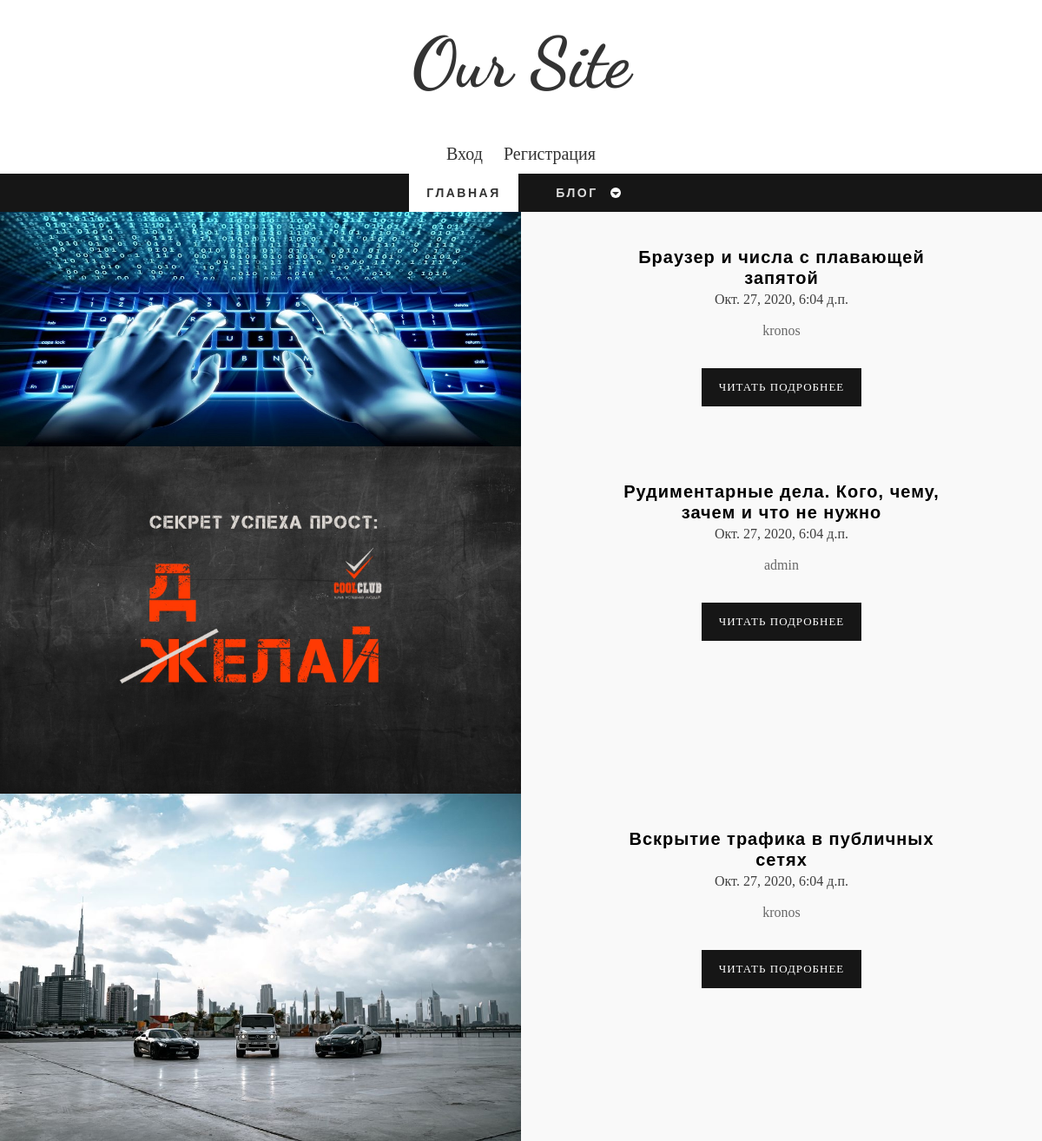
The page / on the database its author committed.
### blog/models.py (models this page shows)
class Post(models.Model):
    title = models.CharField("Название", max_length=100)
    text = models.TextField("Текст")
    date = models.DateTimeField("Дата публикации", default=timezone.now)
    author = models.ForeignKey(User, verbose_name="Автор", on_delete=models.CASCADE)
    image = models.ImageField("Изображение", default='', upload_to='posts/')
    class Meta():
        verbose_name = "Пост"
        verbose_name_plural = "Посты"

### blog/views.py (the view)
# urls.py: path('', views.HomeListView.as_view(), name='home-page'),
class HomeListView(ListView):
    model = Post
    template_name = 'blog/home.html'
    context_object_name = 'posts'
    def get_queryset(self):
        return Post.objects.order_by('-date')[:3]
    def get_context_data(self, **kwargs):
        ctx = super(HomeListView, self).get_context_data(**kwargs)
        ctx['title'] = 'Главная страница'
        return ctx

### blog/templates/blog/home.html
{% extends 'blog/main.html' %}
        {% block content %}
			<div class="wrap-container">
				<section class="content-box box-style-1 box-4">
					<div class="zerogrid" style="width: 100%">
                        <div class="wrap-box">
                            {% for post in posts %}
                                <div class="row">
                                    <article>
                                        <div class="col-1-2">
                                            <img src="{{ post.image.url }}" alt="">
                                        </div>
                                        <div class="col-1-2">
                                            <div class="entry-content t-center">
                                                <h3>{{ post.title }}</h3>
                                                <span>{{ post.date }}</span>
                                                <p>{{ post.author }}</p>
                                                <center><a class="button " href="{% url 'single-page' post.id %}">Читать подробнее</a></center>
                                            </div>
                                        </div>
                                    </article>
                                </div>
                            {% endfor %}
						</div>
					</div>
				</section>
			</div>
        {% endblock%}

### blog/templates/blog/main.html (shortened to what this page needs)
{% load static %}
<!DOCTYPE html>
<html lang="en">
<head>
  	<link rel="stylesheet" href="{% static 'blog/css/zerogrid.css' %}">
	<link rel="stylesheet" href="{% static 'blog/css/style.css' %}">
    <link href="{% static 'blog/font-awesome/css/font-awesome.min.css' %}" rel="stylesheet" type="text/css">
	<link rel="stylesheet" href="{% static 'blog/css/menu.css' %}">
    <link href="{% static 'blog/owl-carousel/owl.carousel.css' %}" rel="stylesheet">
</head>
<body class="home-page">
	<div class="wrap-body">
		<header class="">
			<div class="logo">
				<a href="{% url 'home-page' %}">Our Site</a>
			</div>
			{% if user.is_authenticated %}
			<div class="menu_reg">
				<a href="{% url 'profile' %}">Профиль</a>
				<a href="{% url 'logout' %}">Выход</a>
			</div>
			{% else %}
			<div class="menu_reg">
				<a href="{% url 'login' %}">Вход</a>
				<a href="{% url 'reg' %}">Регистрация</a>
			{% endif %}
			</div>
			<div id="cssmenu" class="align-center">
				<ul>
					<li class="active"><a href="{% url 'home-page' %}"><span>Главная</span></a></li>
					<li class="has-sub"><a href="{% url 'blog-page' %}"><span>Блог</span></a></li>
				</ul>
			</div>
        </header>
        <section id="container">
            {% block content %}
            {% endblock%}
        </section>
	</div>
</body>
</html>

### blog/static/blog/css/zerogrid.css (style rules this page uses)
.zerogrid { width: 1000px; position: relative; margin: 0 auto; padding: 0px; }
.zerogrid:after { content: "\0020"; display: block; height: 0; clear: both; visibility: hidden; }
.zerogrid .row:before,.row:after { content: '\0020'; display: block; overflow: hidden; visibility: hidden; width: 0; height: 0; }
.zerogrid .row:after { clear: both; }
.zerogrid .row { zoom: 1; }
.zerogrid .col-1-2, .zerogrid .col-1-3, .zerogrid .col-2-3, .zerogrid .col-1-4, .zerogrid .col-2-4, .zerogrid .col-3-4, .zerogrid .col-1-5, .zerogrid .col-2-5, .zerogrid .col-3-5, .zerogrid .col-4-5, .zerogrid .col-1-6, .zerogrid .col-2-6, .zerogrid .col-3-6, .zerogrid .col-4-6, .zerogrid .col-5-6 { float:left; display: inline-block; }
.zerogrid .col-1-2,.zerogrid .col-1-2-fixed { width:50%; }

### blog/static/blog/css/style.css (style rules this page uses)
a,abbr,acronym,address,applet,article,aside,audio,b,blockquote,big,body,center,canvas,caption,cite,code,command,datalist,dd,del,details,dfn,dl,div,dt,em,embed,fieldset,figcaption,figure,font,footer,form,h1,h2,h3,h4,h5,h6,header,hgroup,html,i,iframe,img,ins,kbd,keygen,label,legend,li,meter,nav,object,ol,output,p,pre,progress,q,s,samp,section,small,span,source,strike,strong,sub,sup,table,tbody,tfoot,thead,th,tr,tdvideo,tt,u,ul,var { background:transparent;border:0 none;font-size:100%;margin:0;padding:0;border:0;outline:0;vertical-align:top; }
ol, ul { list-style:none; }
img { vertical-align:top; }
article, aside, audio, canvas, command, datalist, details, embed, figcaption, figure, footer, header, hgroup, keygen, meter, nav, output, progress, section, source, video { display:block; }
* { -webkit-box-sizing: border-box; -moz-box-sizing: border-box; box-sizing: border-box; }
html { -webkit-text-size-adjust: none; }
img { max-width:100%; height: auto;width: auto\9; }
a { color: #333;text-decoration: none; }
h3, h4 { font-size: 20px;line-height: 20px; }
h1, h2, h3, h4, h5, h6 { clear: both;hyphens: auto; color: #000;line-height: 1.2;font-family: 'Montserrat', sans-serif;letter-spacing: 1px; }
p { margin: 10px 0; }
.t-center { text-align: center !important; }
.post:after, .post:before, article:after, article:before, section:after, section:before { clear: both; content: '\0020'; display: block; visibility: hidden; width: 0; height: 0; }
html, body { width:100%; padding:0; margin:0; }
body { font: 16px/26px Arial, Helvetica, sans-serif;font-family: 'Crimson Text', serif;background: #fff; }
header { text-align: center;background: #fff; }
.logo { color: #333;padding: 20px 0 30px; }
.logo a { font-family: 'Dancing Script', cursive;font-size: 80px;color: #333;font-weight: bold;display: block;line-height: 1.3; }
.content-box .wrap-box { padding: 40px 10px; position: relative; }
.content-box.box-style-1 { background: #f9f9f9; }
.content-box.box-4 .wrap-box { padding: 0; }
.content-box.box-4 article { padding-bottom: 0;background: #f9f9f9;margin:0; }
article { background: #ffffff; color: #3F3F3F; margin-bottom: 40px;padding-bottom: 10px; }
article:after, article:before { clear: both; content: '\0020'; display: block; visibility: hidden; width: 0; height: 0; }
article .entry-content { padding: 40px 100px; text-align: left; }
article .entry-content p { font-size: 16px;color: #686868; }
a.button { background-color: #161616;padding: 9px 20px;color: #fff;margin-top: 20px;display:inline-block;text-transform: uppercase;font-size: 13px;letter-spacing: 1px; }
.menu_reg a { display: inline-block; padding: 10px; font-size: 20px; }

### rows shown on the page
Post: image (picture), title "Браузер и числа с плавающей запятой", date "Окт. 27, 2020, 6:04 д.п.", author "kronos"
Post: image (picture), title "Рудиментарные дела. Кого, чему, зачем и что не нужно", date "Окт. 27, 2020, 6:04 д.п.", author "admin"
Post: image (picture), title "Вскрытие трафика в публичных сетях", date "Окт. 27, 2020, 6:04 д.п.", author "kronos"
